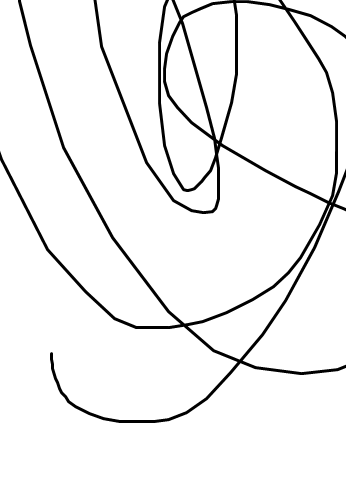
#> input picture files/Untitled.png, 346 x 494 px
$ python 1_trans.py
#> lines starting #> are read from the running program, lines starting #| are printed output that depends on the picture
import cv2
import numpy as np
s=4
image=cv2.imread('Untitled.png')
#> image is the input picture: shape (494, 346, 3); min 0, max 255, mean 241.5
print(image)
#> (printed output is left out)

height,width=image.shape[:2]
#> height = 494; width = 346

quarter_height,quarter_width=height/4,width/4
#> quarter_height = 123.5; quarter_width = 86.5
T=np.float32(
            [
              [1,0,quarter_width] ,
              [0,1,quarter_height]
            ]
            )
#> T = [[1, 0, 86.5], [0, 1, 123.5]]
img_translation=cv2.warpAffine(image,T,(width,height))
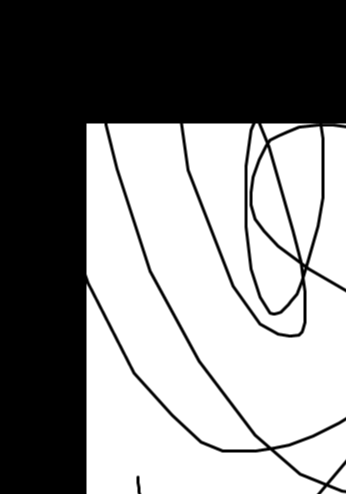
#> img_translation: shape (494, 346, 3); min 0, max 255, mean 134.5
cv2.imshow('translation',img_translation)
cv2.waitKey()
cv2.destroyAllWindows()

$ run again, with files/hands.jpg saved as files/Untitled.png
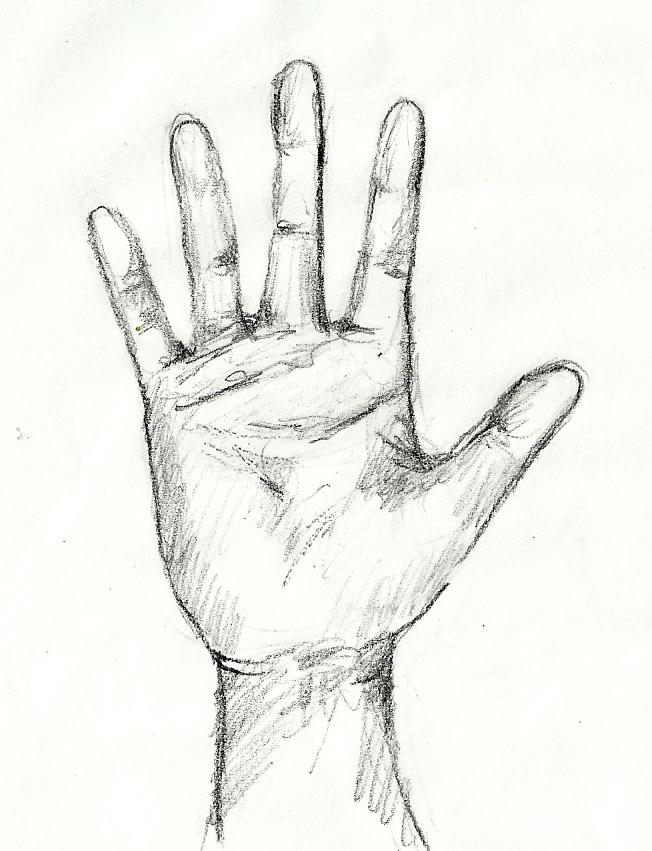
#> input picture files/hands.jpg, 652 x 851 px
#> image is the input picture: shape (851, 652, 3); mean B, G, R 236.6, 242.3, 240.2
#> (printed output is left out)
#> `img_translation=cv2.warpAffine(image,T,(width,height))`:
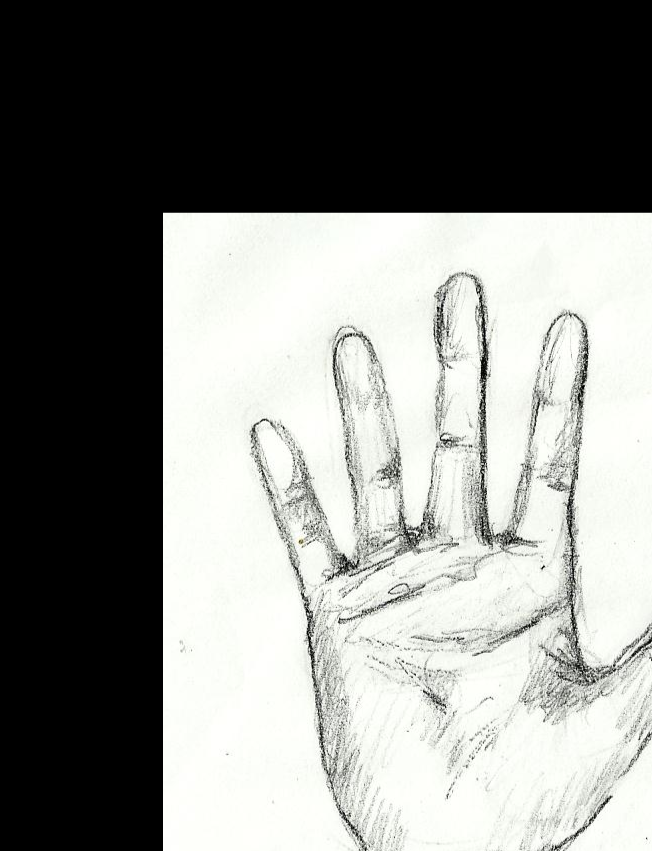
#> img_translation: shape (851, 652, 3); mean B, G, R 130.8, 134.2, 132.9
